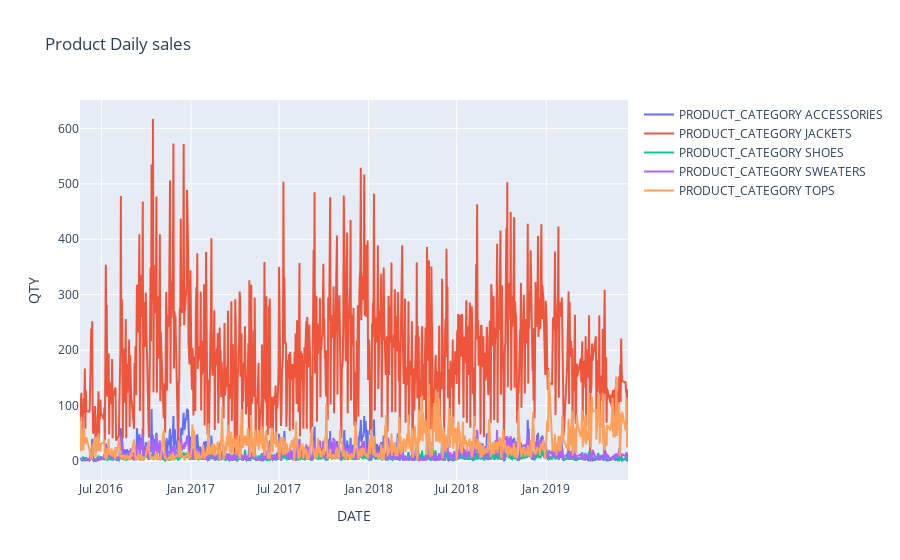

Write notebook code for a chart like this one.
### Code cell
product_daily_sales_sc = []
for product in product_daily_sales['PRODUCT_CATEGORY'].unique():
    current_product_daily_sales = product_daily_sales[(product_daily_sales['PRODUCT_CATEGORY'] == product)]
    product_daily_sales_sc.append(go.Scatter(x=current_product_daily_sales['DATE'], y=current_product_daily_sales['QTY'], name=('PRODUCT_CATEGORY %s' % product)))

layout = go.Layout(title='Product Daily sales', xaxis=dict(title='DATE'), yaxis=dict(title='QTY'))
fig = go.Figure(data=product_daily_sales_sc, layout=layout)
iplot(fig)

### Figure 1 — Plotly figure (JSON) as saved in the notebook; plotly's stock layout.template omitted (floating-point values rounded to 4 significant figures; data arrays with more than 128 entries replaced by an {"elided": "..."} marker saying what was removed)
{"data": [{"name": "PRODUCT_CATEGORY ACCESSORIES", "type": "scatter", "x": {"elided": "1004 str values"}, "y": {"elided": "1004 int values"}}, {"name": "PRODUCT_CATEGORY JACKETS", "type": "scatter", "x": {"elided": "1044 str values"}, "y": {"elided": "1044 int values"}}, {"name": "PRODUCT_CATEGORY SHOES", "type": "scatter", "x": {"elided": "1024 str values"}, "y": {"elided": "1024 int values"}}, {"name": "PRODUCT_CATEGORY SWEATERS", "type": "scatter", "x": {"elided": "1030 str values"}, "y": {"elided": "1030 int values"}}, {"name": "PRODUCT_CATEGORY TOPS", "type": "scatter", "x": {"elided": "1037 str values"}, "y": {"elided": "1037 int values"}}], "layout": {"title": {"text": "Product Daily sales"}, "xaxis": {"title": {"text": "DATE"}}, "yaxis": {"title": {"text": "QTY"}}}}
